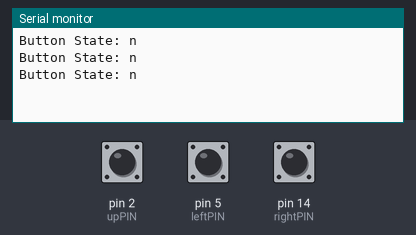
The sketch below on a simulated Arduino Uno, built with avr-gcc and run on an emulated ATmega328P. Shown: the last lines printed to the serial monitor. Inputs (shaded band) come from the test bench; at power-on: pin 2 (upPIN) HIGH, pin 5 (leftPIN) HIGH, pin 14 (rightPIN) HIGH. No radio packets arrive unless stated.

Above: at 2.9 s.
3.0 s: pin 2 (upPIN) pulled LOW for 1.3 s
At 4.0 s:
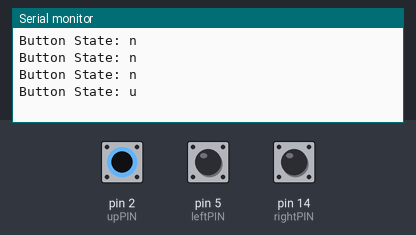
5.8 s: pin 5 (leftPIN) pulled LOW for 1.3 s
At 6.9 s:
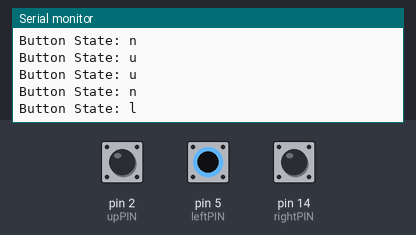
8.6 s: pin 14 (rightPIN) pulled LOW for 1.3 s
At 9.9 s:
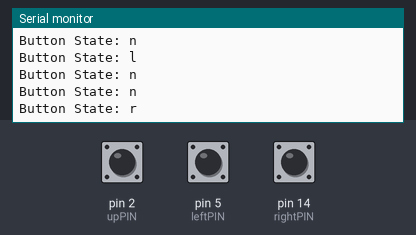

Measured:
- after the input at 3.0 s, the serial monitor: prints a new line after 0.18 s (image 1)
- after the input at 5.8 s, the serial monitor: prints a new line after 0.56 s (image 2)
- after the input at 8.6 s, the serial monitor: prints a new line after 0.95 s (image 3)

The sketch:

Julis_controller.ino
```cpp
#include <RH_ASK.h>
#include <SPI.h>

#define upPIN 2//D4
#define downPIN 0//D3
#define leftPIN 5//D1
#define rightPIN 14//D7!!!!!!!!!!!!!!!!!!!do lutowanska
#define transPIN 13//D5

char *msg;
RH_ASK driver;

void setup() {

  Serial.begin(9600);

  pinMode(upPIN, INPUT_PULLUP);
  pinMode(downPIN, INPUT_PULLUP);
  pinMode(leftPIN, INPUT_PULLUP);
  pinMode(rightPIN, INPUT_PULLUP);

  if (!driver.init()) {
    Serial.println("RF driver init failed");
  }
}

void loop() {
  if (digitalRead(upPIN) == LOW) msg = "u";
  else if (digitalRead(downPIN) == LOW) msg = "d";
  else if (digitalRead(leftPIN) == LOW) msg = "l";
  else if (digitalRead(rightPIN) == LOW) msg = "r";
  else msg = "n";

  Serial.print("Button State: ");
  Serial.println(msg);

  driver.send((uint8_t *)msg, strlen(msg));
  driver.waitPacketSent();
  delay(1000);
}
```
